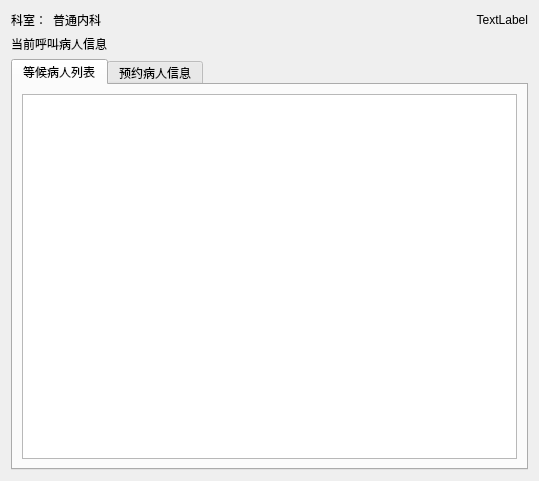
<?xml version="1.0" encoding="UTF-8"?>
<ui version="4.0">
 <class>Form_group_information</class>
 <widget class="QWidget" name="Form_group_information">
  <property name="geometry">
   <rect>
    <x>0</x>
    <y>0</y>
    <width>539</width>
    <height>481</height>
   </rect>
  </property>
  <property name="contextMenuPolicy">
   <enum>Qt::CustomContextMenu</enum>
  </property>
  <property name="windowTitle">
   <string>Form</string>
  </property>
  <layout class="QGridLayout" name="gridLayout">
   <item row="0" column="0">
    <layout class="QVBoxLayout" name="verticalLayout">
     <item>
      <layout class="QHBoxLayout" name="horizontalLayout" stretch="0,0,1">
       <item>
        <widget class="QLabel" name="label">
         <property name="text">
          <string>科室：</string>
         </property>
        </widget>
       </item>
       <item>
        <widget class="QLabel" name="label_group">
         <property name="text">
          <string>普通内科</string>
         </property>
        </widget>
       </item>
       <item>
        <widget class="QLabel" name="label_queue_information">
         <property name="text">
          <string>TextLabel</string>
         </property>
         <property name="alignment">
          <set>Qt::AlignRight|Qt::AlignTrailing|Qt::AlignVCenter</set>
         </property>
        </widget>
       </item>
      </layout>
     </item>
     <item>
      <widget class="QLabel" name="label_calling_patient_information">
       <property name="text">
        <string>当前呼叫病人信息</string>
       </property>
      </widget>
     </item>
     <item>
      <widget class="QTabWidget" name="tabWidget">
       <property name="currentIndex">
        <number>0</number>
       </property>
       <property name="elideMode">
        <enum>Qt::ElideRight</enum>
       </property>
       <widget class="QWidget" name="tab_waiting_patient_informatio">
        <attribute name="title">
         <string>等候病人列表</string>
        </attribute>
        <layout class="QGridLayout" name="gridLayout_2">
         <item row="0" column="0">
          <widget class="QTableWidget" name="tableWidget_group_waiting_information">
           <property name="minimumSize">
            <size>
             <width>256</width>
             <height>192</height>
            </size>
           </property>
           <property name="maximumSize">
            <size>
             <width>10000</width>
             <height>10000</height>
            </size>
           </property>
          </widget>
         </item>
        </layout>
       </widget>
       <widget class="QWidget" name="tab_order_patient_informatio">
        <attribute name="title">
         <string>预约病人信息</string>
        </attribute>
       </widget>
      </widget>
     </item>
    </layout>
   </item>
  </layout>
 </widget>
 <resources/>
 <connections/>
</ui>
